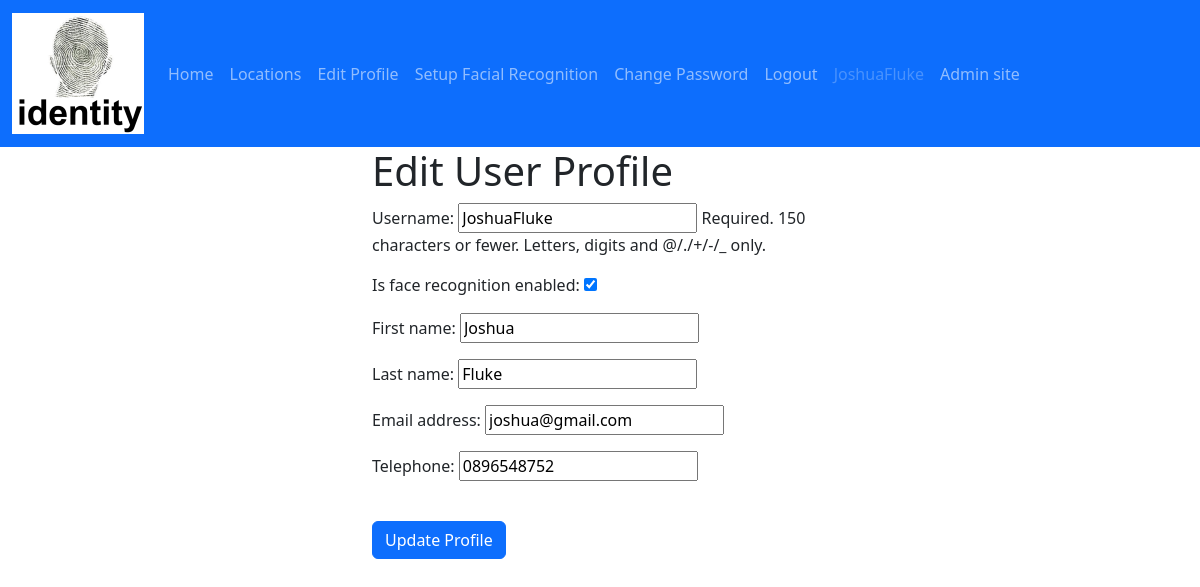
The app's page /edit_user_profile/ (signed in) with its own data.
### identity/models.py (models this page shows, shortened)
class UserAccount(AbstractUser):
    is_face_recognition_enabled = models.BooleanField(default=False)
    is_twin = models.BooleanField(default=False)
    telephone = models.CharField(max_length=20, blank=True)

### identity/views.py (the view)
# urls.py: path('edit_user_profile/', UserEditView.as_view(), name="edit_user_profile"),
class UserEditView(LoginRequiredMixin, generic.UpdateView):
    form_class = UserChangeForm
    template_name = 'user-accounts/edit-user-profile.html'
    success_url = reverse_lazy('edit_user_profile')
    def get_object(self):
        return self.request.user

### identity/forms.py
class UserChangeForm(ModelForm):
    class Meta:
        model = UserAccount
        fields = {'username', 'first_name', 'last_name', 'email', 'telephone', 'is_face_recognition_enabled'}
        field_classes = {'username': UsernameField}
    def __init__(self, *args, **kwargs):
        super().__init__(*args, **kwargs)
        user_permissions = self.fields.get('user_permissions')
        if user_permissions:
            user_permissions.queryset = user_permissions.queryset.select_related('content_type')

### identity/templates/user-accounts/edit-user-profile.html (shortened to what this page needs)
{% extends "master.html" %}
{% load static %}
{% block content %}
  <form method="post">
    <div class="container" style="width: 30rem;">
      <h1>Edit User Profile</h1>
      <div class="form-group">
        {{ form.as_p }}
        <br/>
        <button class="btn btn-primary" type="submit">Update Profile</button>
      </div>
    </div>
  </form>
{% endblock content %}

### identity/templates/master.html (shortened to what this page needs)
{% load static %}
<!DOCTYPE html>
<html lang="en">
    <head>
        <link href="https://cdn.jsdelivr.net/npm/bootstrap@5.2.2/dist/css/bootstrap.min.css"
              rel="stylesheet"
/>
    </head>
    <body>
        <header>
            <nav class="navbar navbar-expand-lg navbar-dark bg-primary">
                <div class="container-fluid">
                    <a class="navbar-brand" href="/">
                        <img src="{% static 'img/identity-logo.png' %}" alt="Identity Logo"/>
                    </a>
                    <div class="collapse navbar-collapse" id="navbarColor01">
                        <ul class="navbar-nav me-auto">
                            <li class="nav-item active">
                                <a class="nav-link" href="/">Home
                                </a>
                            </li>
                            {% if user.is_authenticated %}
                                <li class="nav-item">
                                    <a class="nav-link" href="{% url 'locations' %}">Locations</a>
                                </li>
                                <li class="nav-item">
                                    <a class="nav-link" href="{% url 'edit_user_profile' %}">Edit Profile</a>
                                </li>
                                <li class="nav-item">
                                    <a class="nav-link" href="{% url 'setup_facial_recognition' %}">Setup Facial Recognition</a>
                                </li>
                                <li class="nav-item">
                                    <a class="nav-link" href="{% url 'change_password' %}">Change Password</a>
                                </li>
                                <li class="nav-item">
                                    <a class="nav-link" href="{% url 'logout' %}">Logout</a>
                                </li>
                                <li class="nav-item">
                                    <span class="nav-link disabled">{{ user.get_username }}</span>
                                </li>
                            {% else %}
                                <li class="nav-item">
                                    <a class="nav-link" href="{% url 'login' %}">Login</a>
                                </li>
                            {% endif %}
                            <li class="nav-item">
                                <a class="nav-link" href="{% url 'admin:index' %}">Admin site</a>
                            </li>
                        </ul>
                    </div>
                </div>
            </nav>
        </header>
        <div class="container">
            <div class="row">
                <main>
                    {% block content %}
                    {% endblock content %}
                </main>
            </div>
        </div>
    </body>
</html>

### records on screen
UserAccount: get_username "JoshuaFluke", username "JoshuaFluke", is_face_recognition_enabled "☑", first_name "Joshua", last_name "Fluke", email "joshua@gmail.com", telephone "0896548752"
